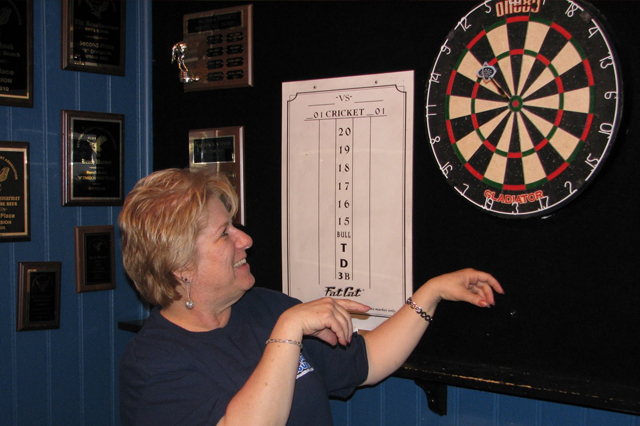
//> input picture CourseWork/Test Images/dart0.jpg, 640 x 426 px
$ ./face 'Test Images/dart0.jpg' 'Test Images/dart1.jpg'   (built with g++ and OpenCV 4)
//> lines starting //> are read from the running program, lines starting //| are printed output that depends on the picture; after the words box and inside, x2 and y2 are one past the last pixel; in counts of white or black regions, pixels touching at a corner belong together
### CourseWork/headers/accuracyMeasurement.hpp
#ifndef ACCURACY_HPP
#define ACCURACY_HPP

#include "fstream"

using namespace cv;
using namespace std;

// [26 lines left out: function is_TP, not called in this run]

vector<Rect> readFile(const string& fileName){
  ifstream input(fileName.c_str());

  int a,b,c,d;
  vector<Rect> groundTruth;

  while(input >> a >> b >> c >> d){
    Point top = Point(a,b);
    Point bottom = Point(c,d);
    Rect rectangle = Rect(top, bottom);
    groundTruth.push_back(rectangle);
  }

  for( auto rect : groundTruth ){
    cout<<"Ground truth dartboard:"<<rect.tl()<<" "<<rect.br()<<endl;
  }

  return groundTruth;
}

#endif

### CourseWork/headers/processDetections.hpp
#ifndef DETECTIONS_HPP
#define DETECTIONS_HPP

#include "accuracyMeasurement.hpp"

using namespace std;
using namespace cv;

/*function headers*/
tuple<double, double, double, double> verifyDetections(Mat frame, vector<Rect> detectionOutput, String groundTruthImage);
void drawGroundTruth(Mat frame, vector<Rect> groundTruth);
tuple<double, double, double> calculateRates(Mat frame, vector<Rect> groundTruth, vector<Rect> detectionOutput);
double calculateF1Score(double tp, double fp, double fn);


tuple<double, double, double, double> verifyDetections(Mat frame, vector<Rect> detectionOutput, String groundTruthImage){
  //read GroundTruth textFile & store predicted dartboards
  vector<Rect> groundTruth = readFile(groundTruthImage);

  //draw boxes for predicted/GroundTruth dartboards
  drawGroundTruth(frame, groundTruth);

  tuple<double, double, double> rates = calculateRates(frame, groundTruth, detectionOutput);
  double tp(get<0>(rates));
  double fp(get<1>(rates));
  double fn(get<2>(rates));
  double f1(calculateF1Score(tp,fp,fn));

  cout<<"True positives: "<< tp <<endl;
  cout<<"False positives: "<< fp <<endl;
  cout<<"False negatives: "<< fn <<endl;

  cout<<"F1 score:"<< f1 <<endl;
  return tuple<double, double, double, double>(tp, fp, fn, f1);
}

void drawGroundTruth(Mat frame, vector<Rect> groundTruth){
  for(auto box : groundTruth){
    //draw groundTruth rectangle with red color
    rectangle(frame, box.tl(), box.br(), Scalar(0,0,255),2 );
  }
}

tuple<double, double, double> calculateRates(Mat frame, vector<Rect> groundTruth, vector<Rect> detectionOutput){
  //initialise the three rates (true positives false positives and false negatives with 0)
  double tp(0),fp(0),fn(0),total(detectionOutput.size());

  for(auto truthBox : groundTruth){
    bool detected = false;
    for(int i = 0; i < detectionOutput.size(); i++){
      Rect detection = detectionOutput[i];
      bool result = is_TP(truthBox, detection);
      if(result){
        //draw the true positives with blue on the frame
        rectangle(frame, detection.tl(), detection.br(), Scalar( 255, 153, 51 ), 2);
        detected = true;
        detectionOutput.erase(detectionOutput.begin() + i);
        break;
      }
      else{
        //draw the false positive with green on the frame
        //rectangle(frame, detection.tl(), detection.br(), Scalar( 0, 255, 0), 2);
      }
    }

    if(detected){
      tp++;
    } else {
      fn++;
    }
  }

  for(int i = 0; i < detectionOutput.size(); i++){
    Rect detection = detectionOutput[i];
    rectangle(frame, detection.tl(), detection.br(), Scalar( 0, 255, 0), 2);
  }
  fp = total - tp;

  return tuple<double, double, double>(tp, fp, fn);
}

double calculateF1Score(double tp, double fp, double fn){
  return 2 * tp / (2 * tp + fp + fn);
}

#endif

### CourseWork/face.cpp
/////////////////////////////////////////////////////////////////////////////
//
// COMS30121 - face.cpp
//
/////////////////////////////////////////////////////////////////////////////

// header inclusion
// header inclusion
#include "stdio.h"
#include "opencv2/objdetect/objdetect.hpp"
#include "opencv2/opencv.hpp"
#include "opencv2/core/core.hpp"
#include "opencv2/highgui/highgui.hpp"
#include "opencv2/imgproc/imgproc.hpp"
#include "iostream"
#include "sstream"
#include "stdio.h"
#include "headers/processDetections.hpp"

using namespace std;
using namespace cv;

/** Function Headers */
vector<Rect> detectAndDisplay( Mat frame );

/** Global variables */
String cascade_name = "dartcascade/cascade.xml";
CascadeClassifier cascade;
String imagesPath = "Test Images/";
String groundTruthPath = "groundTruth/";

/** @function main */
int main( int argc, const char** argv )
{
  stringstream testStream;
  testStream<<imagesPath<<argv[1];
  String testImage = testStream.str();

  // 1. Read Input Image
  Mat frame = imread(testImage, CV_LOAD_IMAGE_COLOR);
//> frame is the input picture: 426 rows x 640 cols, CV_8UC3; mean B, G, R 55.7, 56.9, 65.9

  // 2. Load the Strong Classifier in a structure called `Cascade'
  if( !cascade.load( cascade_name ) ){ printf("--(!)Error loading\n"); return -1; };

  // 3. Detect Faces and Display Result
  vector<Rect> detections = detectAndDisplay( frame );
//> in detectAndDisplay, `cvtColor( frame, frame_gray, CV_BGR2GRAY );`:
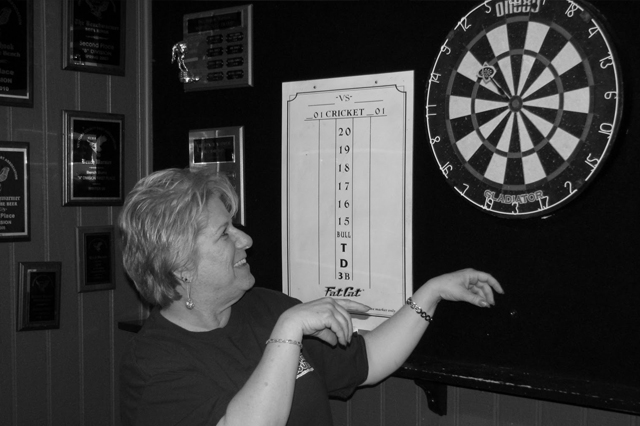
//> frame_gray: 426 rows x 640 cols, CV_8UC1; min 0, max 251, mean 59.4
//> in detectAndDisplay, `equalizeHist( frame_gray, frame_gray );`:
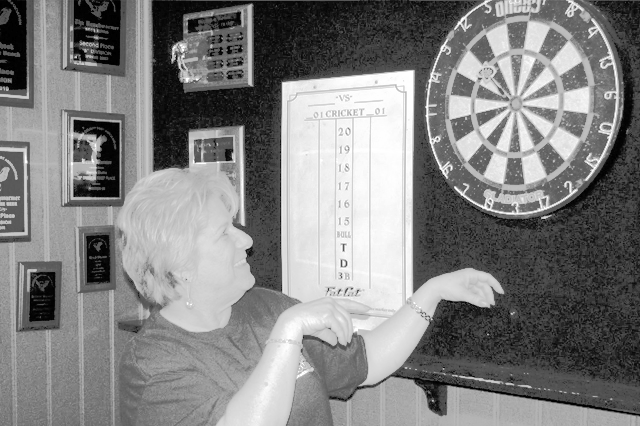
//> frame_gray: 426 rows x 640 cols, CV_8UC1; min 0, max 255, mean 129.4
//> in detectAndDisplay, `cascade.detectMultiScale( frame_gray, faces, 1.1, 1, 0|CV_HAAR_SCALE_I..`: faces = 19 Rects (x, y, width, height), first 8: [320, 127, 60, 60], [342, 141, 58, 58], [554, 209, 55, 55], [486, 226, 52, 52], [512, 222, 63, 63], [506, 247, 57, 57], [560, 240, 69, 69], [576, 269, 58, 58]
//| 19
//> the loop in detectAndDisplay, `for( int i = 0; i < faces.size(); i++ )` made 19 passes
//> after the loop in detectAndDisplay, `for( int i = 0; i < faces.size(); i++ )`:
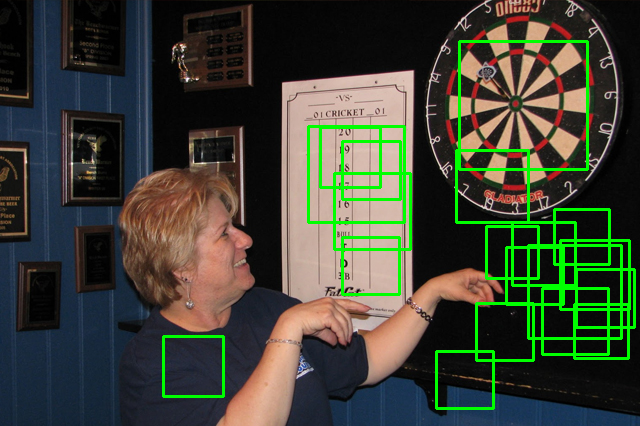
//> frame: 426 rows x 640 cols, CV_8UC3; 5.32% of pixels changed, all inside (x1, y1, x2, y2) = (162, 40, 636, 410)
//> detections has the same summary as faces in detectAndDisplay

  if(argc > 2){
    stringstream groundTruthStream;
    groundTruthStream<<groundTruthPath<<argv[2];
    String groundTruthImage = groundTruthStream.str();

    verifyDetections(frame, detections, groundTruthImage);
//> in calculateRates, `double tp(0),fp(0),fn(0),total(detectionOutput.size());`: total = 19
//> after the loop in calculateRates, `for(auto truthBox : groundTruth)`: tp = 0
//> the loop in calculateRates, `for(int i = 0; i < detectionOutput.size(); i++)` made 19 passes
//> detection on passes 1 to 12: Rect(320, 127, 60, 60), Rect(342, 141, 58, 58), Rect(554, 209, 55, 55), Rect(486, 226, 52, 52), Rect(512, 222, 63, 63), Rect(506, 247, 57, 57), Rect(560, 240, 69, 69), Rect(576, 269, 58, 58), Rect(542, 288, 66, 66), Rect(574, 304, 54, 54), Rect(342, 237, 57, 57), Rect(476, 303, 57, 57)
//> in calculateRates, `fp = total - tp;`: fp = 19
//> in verifyDetections, `double tp(get<0>(rates));`: tp = 0
//> in verifyDetections, `double fp(get<1>(rates));`: fp = 19
//> in verifyDetections, `double fn(get<2>(rates));`: fn = 0
//| True positives: 0
//| False positives: 19
//| False negatives: 0
//| F1 score:0
  }

  // 4. Save Result Image
  imwrite( "detected.jpg", frame );

  return 0;
}

/** @function detectAndDisplay */
vector<Rect> detectAndDisplay( Mat frame )
{
  std::vector<Rect> faces;
  Mat frame_gray;

  // 1. Prepare Image by turning it into Grayscale and normalising lighting
  cvtColor( frame, frame_gray, CV_BGR2GRAY );
  equalizeHist( frame_gray, frame_gray );

  // 2. Perform Viola-Jones Object Detection
  cascade.detectMultiScale( frame_gray, faces, 1.1, 1, 0|CV_HAAR_SCALE_IMAGE, Size(50, 50), Size(500,500) );

       // 3. Print number of Faces found
  std::cout << faces.size() << std::endl;
  // 4. Draw box around faces found
  for( int i = 0; i < faces.size(); i++ )
  {
    rectangle(frame, Point(faces[i].x, faces[i].y), Point(faces[i].x + faces[i].width, faces[i].y + faces[i].height), Scalar( 0, 255, 0 ), 2);
  }

  return faces;
}

$ run again, on CourseWork/Test Images/dart11.jpg
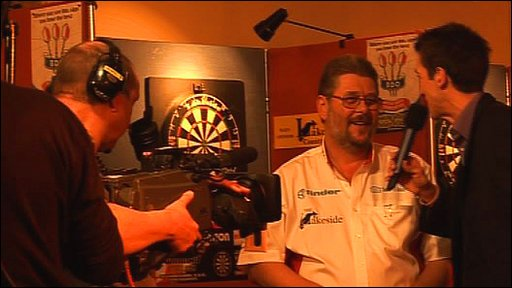
//> input picture CourseWork/Test Images/dart11.jpg, 512 x 288 px
//> frame is the input picture: 288 rows x 512 cols, CV_8UC3; mean B, G, R 22, 53.8, 119.5
//> in detectAndDisplay, `equalizeHist( frame_gray, frame_gray );`:
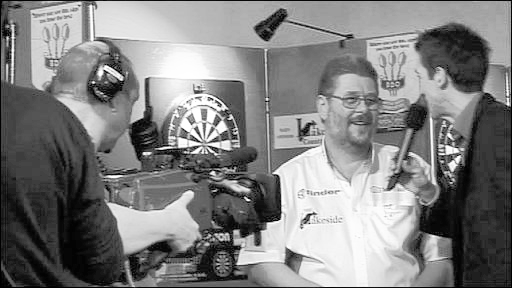
//> frame_gray: 288 rows x 512 cols, CV_8UC1; min 0, max 255, mean 128.7
//> faces = 4 Rects (x, y, width, height): [353, 7, 59, 59], [178, 109, 60, 60], [361, 22, 63, 63], [239, 54, 63, 63]
//| 4
//> the loop in detectAndDisplay, `for( int i = 0; i < faces.size(); i++ )` made 4 passes
//> after the loop in detectAndDisplay, `for( int i = 0; i < faces.size(); i++ )`:
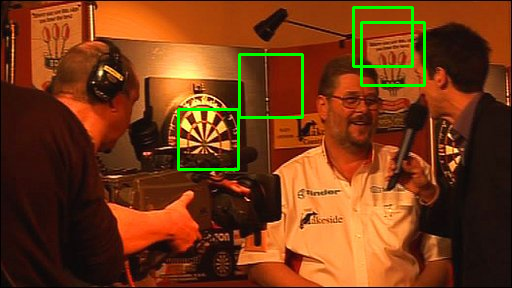
//> frame: 288 rows x 512 cols, CV_8UC3; 1.96% of pixels changed, all inside (x1, y1, x2, y2) = (177, 6, 426, 171)
//> detections has the same summary as faces in detectAndDisplay
//> total = 4
//> after the loop in calculateRates, `for(auto truthBox : groundTruth)`: tp = 0
//> the loop in calculateRates, `for(int i = 0; i < detectionOutput.size(); i++)` made 4 passes
//> in calculateRates, `fp = total - tp;`: fp = 4
//> in verifyDetections, `double tp(get<0>(rates));`: tp = 0
//> in verifyDetections, `double fp(get<1>(rates));`: fp = 4
//> in verifyDetections, `double fn(get<2>(rates));`: fn = 0
//| True positives: 0
//| False positives: 4
//| False negatives: 0
//| F1 score:0
